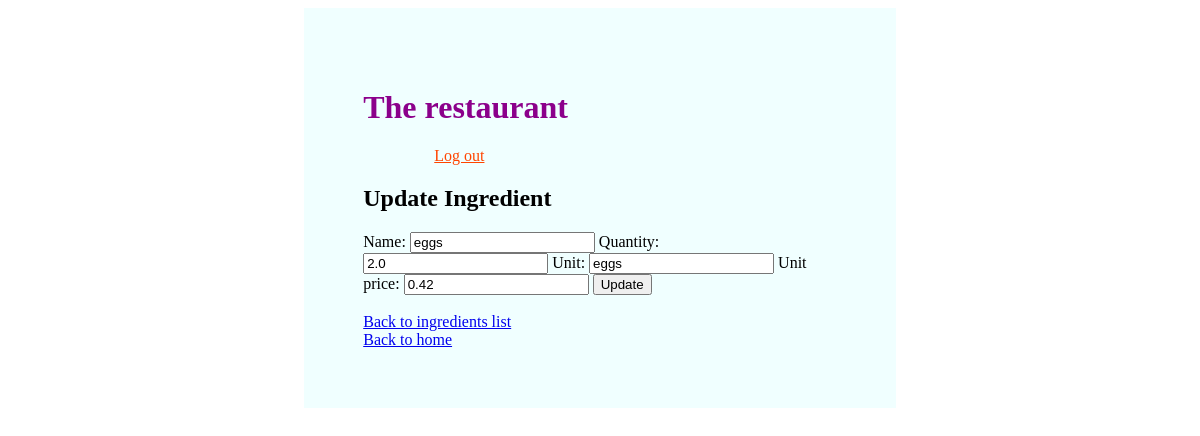
/2/update_ingredient/ (signed in), run on the app's committed database.
### inventory/models.py (models this page shows, shortened)
class Ingredient(models.Model):
    name = models.CharField(unique=True, max_length=300)
    quantity = models.FloatField(default=0)
    unit = models.CharField(max_length=20)
    unit_price = models.FloatField(default=0)

### inventory/views.py (the view)
# urls.py: path("<pk>/update_ingredient/", views.UpdateIngredient.as_view(), name='updateingredient'),
class UpdateIngredient(LoginRequiredMixin, UpdateView):
    login_url ='login'
    model = Ingredient
    form_class= IngredientCreate
    template_name = "update_ingredient.html"

### inventory/forms.py
class IngredientCreate(forms.ModelForm):
    class Meta:
        model = Ingredient
        fields = "__all__"

### inventory/templates/update_ingredient.html (shortened to what this page needs)
{% extends 'base.html' %} {% load static %} {% block content %}
<h2>Update Ingredient</h2>
<form method="post">
  {{ form }}
  <input type="submit" value="Update" />
</form>
<br>
<a href="{% url 'ingredients'%}">Back to ingredients list</a>
<br>
<a href="{% url 'home'%}">Back to home</a>
{% endblock %}

### data on the page
Ingredient: name "eggs", quantity "2.0", unit "eggs", unit_price "0.42"
